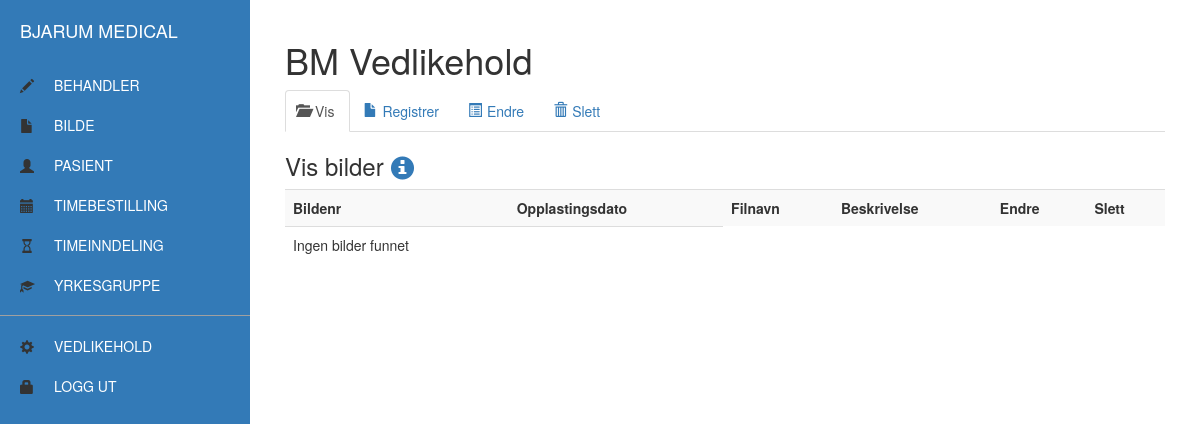
Page /vedlikehold/bilde.php (signed in) on the earlier database version.
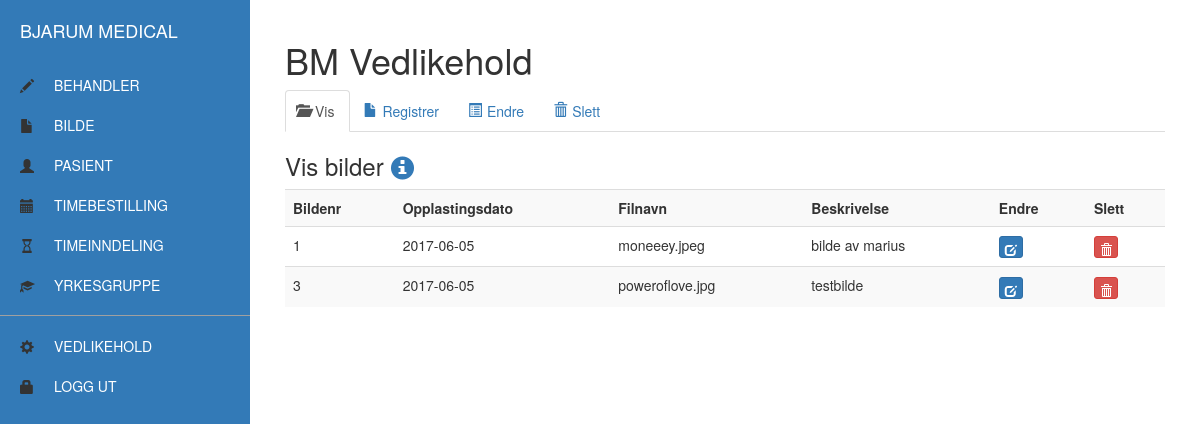
Same page on the later database version.
### tables this page shows
CREATE TABLE `bilde` (
  `bildenr` int(11) NOT NULL,
  `opplastingsdato` date NOT NULL,
  `filnavn` varchar(255) NOT NULL,
  `beskrivelse` varchar(255) NOT NULL
);

### vedlikehold/libs/bilde.php (the view, shortened to what this page needs)
<?php
function visBilde() {
  $sql = "SELECT * FROM bilde";
  $result = mysqli_query($conn, $sql);
  if(mysqli_num_rows($result) > 0) {
    while($row = mysqli_fetch_assoc($result)) {
      echo "<tr>\n";
      echo "<td>". $row['bildenr'] ."</td>\n";
      echo "<td>". $row['opplastingsdato'] ."</td>\n";
      echo "<td>". $row['filnavn'] ."</td>\n";
      echo "<td>". $row['beskrivelse'] ."</td>\n";
      echo "<td><form action=". $_SERVER['PHP_SELF'] ." method=\"post\">\n";
      echo "<button class=\"btn btn-primary btn-xs\" type=\"submit\" title=\"Endre\"><span class=\"glyphicon glyphicon-edit\"></span></button>\n";
      echo "</form></td>\n";
      echo "<td><form action=". $_SERVER['PHP_SELF'] ." method=\"post\">\n";
      echo "<button class=\"btn btn-danger btn-xs\" type=\"submit\" title=\"Slett\"><span class=\"glyphicon glyphicon-trash\"></span></button>\n";
      echo "</form></td>\n";
      echo "</tr>\n";
    }
  } else {
    echo "<tr><td>Ingen bilder funnet</td><td>&nbsp;</td></tr>\n";
  }
}
?>

Differences in the rows shown:
added bilde: bildenr "1", opplastingsdato "2017-06-05", filnavn "moneeey.jpeg", beskrivelse "bilde av marius"
added bilde: bildenr "3", opplastingsdato "2017-06-05", filnavn "poweroflove.jpg", beskrivelse "testbilde"
Other differences:
text no longer shown: "Ingen bilder funnet"
